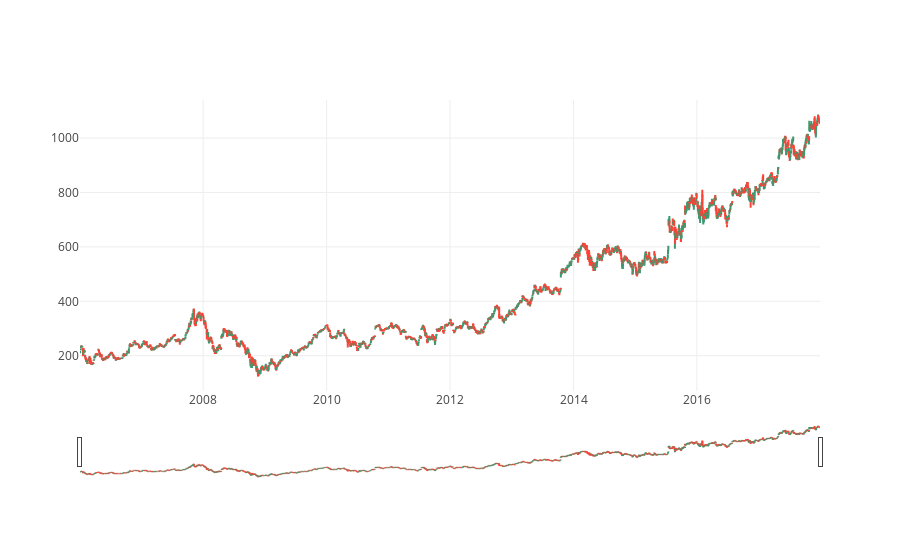

The notebook cell this image was saved under:
### Code cell
# OHLC chart of Google
trace = go.Ohlc(x=google.index,
                open=google.Open,
                high=google.High,
                low=google.Low,
                close=google.Close)
data = [trace]
iplot(data, filename='simple_ohlc')

### Figure 1 — Plotly figure (JSON) as saved in the notebook; plotly's stock layout.template omitted (floating-point values rounded to 4 significant figures; data arrays with more than 128 entries replaced by an {"elided": "..."} marker saying what was removed)
{"data": [{"close": {"elided": "3019 float values"}, "high": {"elided": "3019 float values"}, "low": {"elided": "3019 float values"}, "open": {"elided": "3019 float values"}, "type": "ohlc", "uid": "a9647325-822e-4f84-8f84-8dcbcd2dc22e", "x": {"elided": "3019 str values"}}], "layout": {}}
